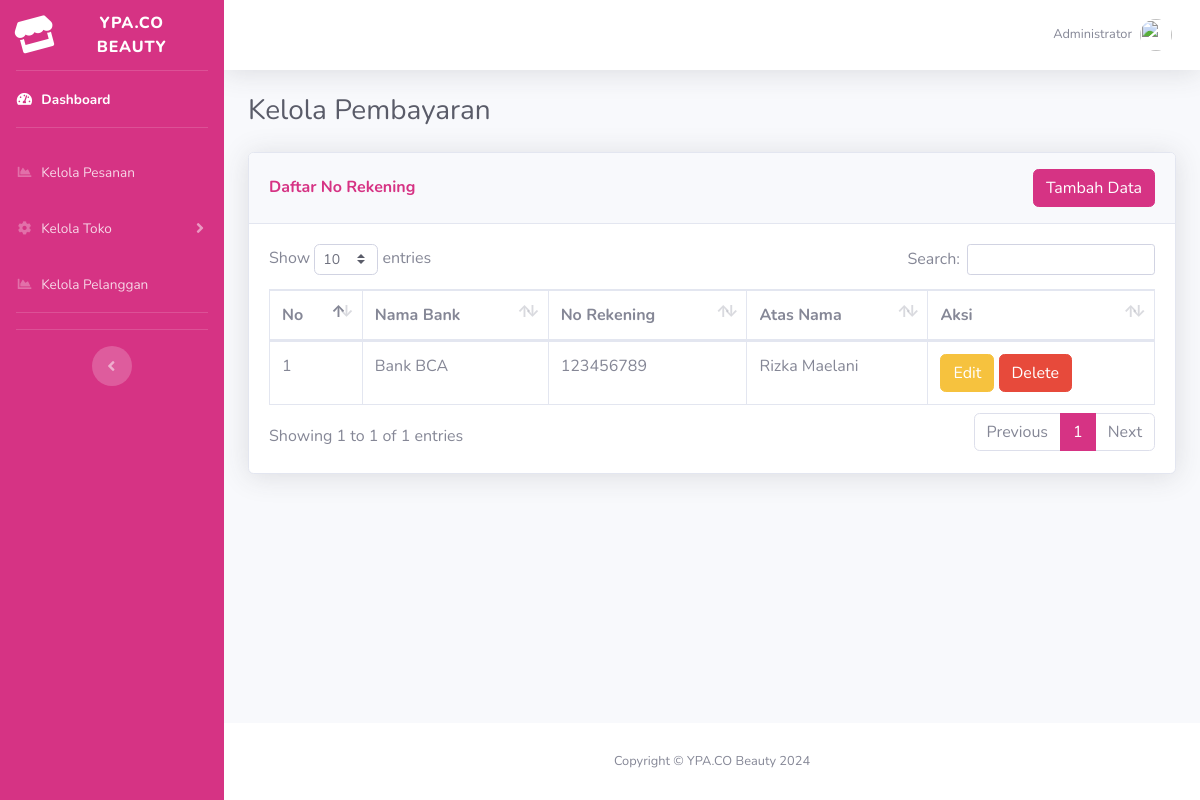
/dashboard/kelola-metode-pembayaran/index.php, run on the app's committed database.
### tables this page shows
CREATE TABLE `tb_pembayaran` (
  `id_pembayaran` int NOT NULL,
  `nama_bank` varchar(30) NOT NULL,
  `no_rekening` varchar(20) NOT NULL,
  `atas_nama` varchar(50) NOT NULL
);

### dashboard/kelola-metode-pembayaran/index.php (the view, shortened to what this page needs)
<?php
require_once '../../config/koneksi.php';
$query = "SELECT * FROM `tb_pembayaran`";
$result = mysqli_query($koneksi, $query);
$no = 1;
?>
<!DOCTYPE html>
<html lang="en">
<head>
    <?php
    require_once '../../partikel/head-admin.php';
    ?>
</head>
<body id="page-top">
    <div id="wrapper">
        <?php
        require_once '../../partikel/sidebar-admin.php'
        ?>
        <div id="content-wrapper" class="d-flex flex-column">
            <div id="content">
                <?php
                require_once '../../partikel/topbar-admin.php';
                ?>
                <div class="container-fluid">
                    <div class="d-sm-flex align-items-center justify-content-between mb-4">
                        <h1 class="h3 mb-0 text-gray-800">Kelola Pembayaran</h1>
                    </div>
                    <div class="card shadow mb-4">
                        <div class="card-header py-3 d-flex justify-content-between align-items-center">
                            <h6 class="m-0 font-weight-bold text-primary">Daftar No Rekening</h6>
                            <button type="button" class="btn btn-primary" data-toggle="modal" data-target="#exampleModal">
                                Tambah Data
                            </button>
                        </div>
                        <div class="card-body">
                            <div class="table-responsive">
                                <table class="table table-bordered" id="dataTable" width="100%" cellspacing="0">
                                    <thead>
                                        <tr>
                                            <th>No</th>
                                            <th>Nama Bank</th>
                                            <th>No Rekening</th>
                                            <th>Atas Nama</th>
                                            <th>Aksi</th>
                                        </tr>
                                    </thead>
                                    <tbody>
                                        <?php foreach ($result as $data) : ?>
                                            <tr>
                                                <td><?= $no++ ?></td>
                                                <td><?= $data['nama_bank'] ?></td>
                                                <td><?= $data['no_rekening'] ?></td>
                                                <td><?= $data['atas_nama'] ?></td>
                                                <td>
                                                    <button class="btn btn-warning" data-toggle="modal" data-target="#editModal-<?= $data['id_pembayaran'] ?>">Edit</button>
                                                    <button class="btn btn-danger" data-toggle="modal" data-target="#deleteModal-<?= $data['id_pembayaran'] ?>">Delete</button>
                                                </td>
                                            </tr>
                                        <?php endforeach; ?>
                                    </tbody>
                                </table>
                            </div>
                        </div>
                    </div>
                </div>
            </div>
            <?php
            require_once '../../partikel/footer-admin.php'
            ?>
        </div>
    </div>
</body>
</html>

### data on the page
tb_pembayaran: nama_bank "Bank BCA", no_rekening "123456789", atas_nama "Rizka Maelani"
